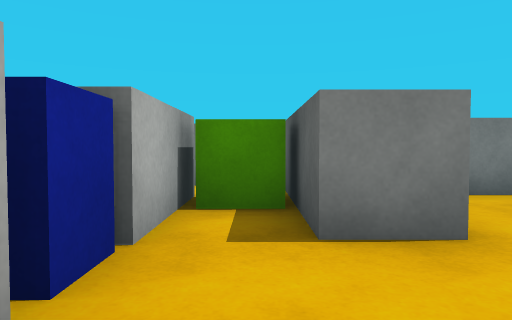
[1] (above)

14 first-person views from a walk through a Unity game level. The camera is 0.62 m above the floor, tilts 2° down and sees 70° across. The floor is counted in squares, 1 m on a side. Each view is taken from the middle of a square. On the plan, view 1 faces up. The plan holds only what a view shows up to about 10 squares ahead; the rest is blank. The place goes on beyond the plan. The player is left out. Surface patterns are stand-ins for the level's own textures.

[2]
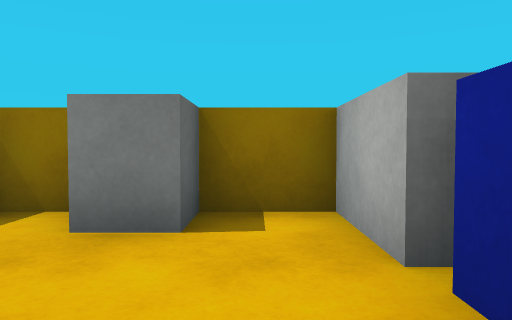

[3]
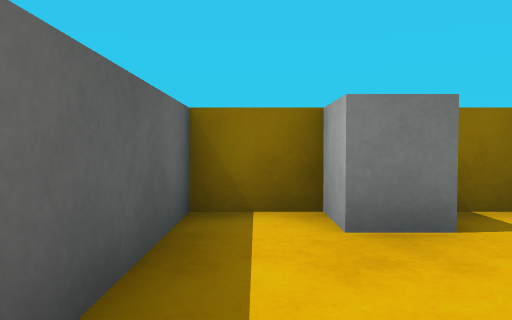

[4]
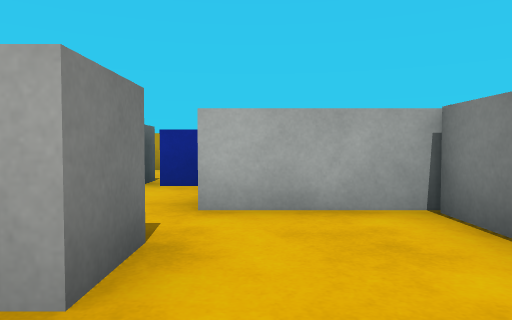

[5]
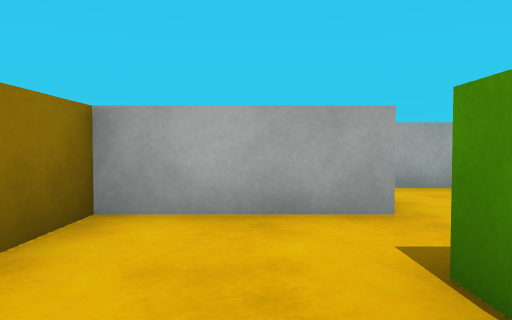

[6]
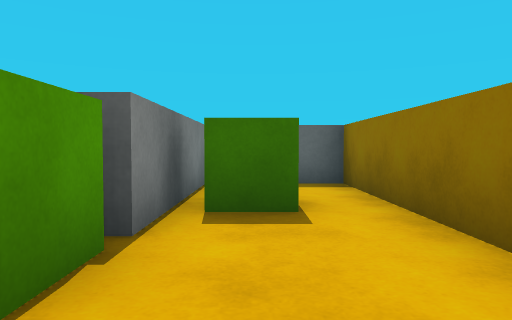

[7]
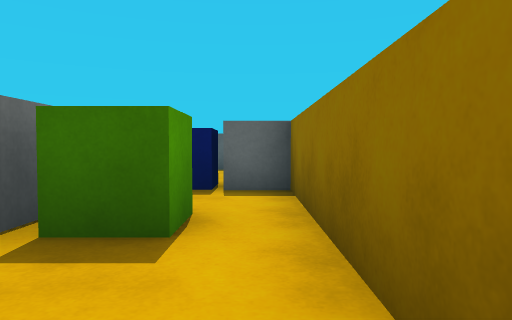

[8]
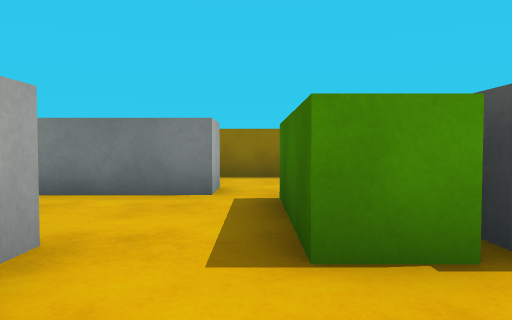

[9]
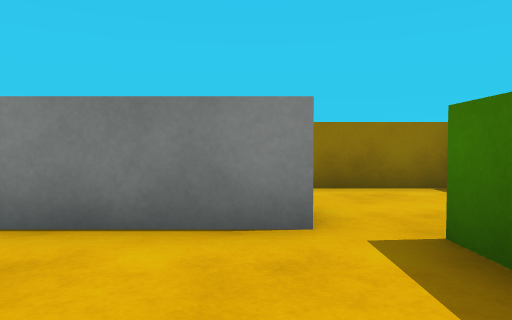

[10]
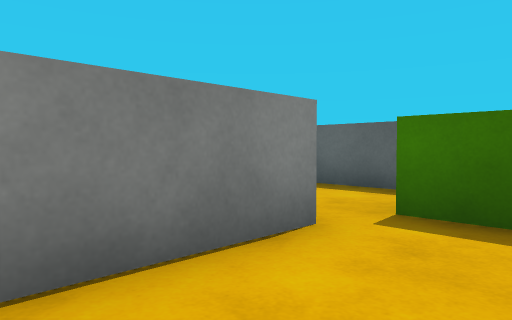

[11]
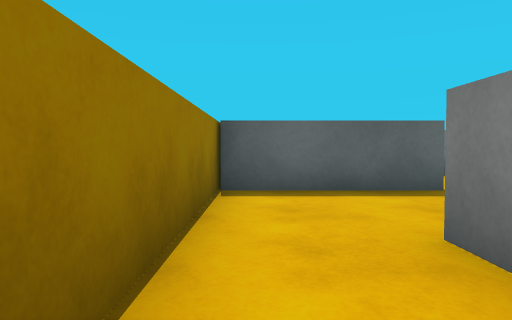

[12]
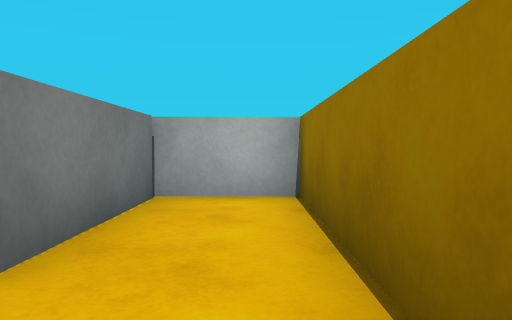

[13]
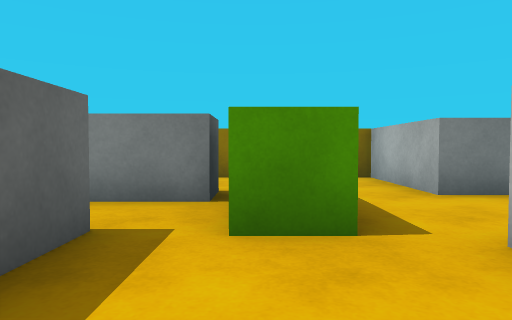

[14]
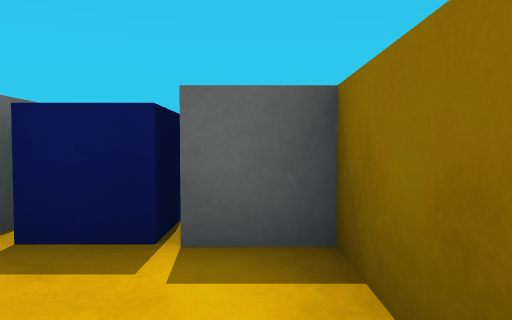

### Floor plan
Ten units are one square. View 1 is at (0, 0); x grows to the right and y downward. Boxes are objects, and circles mark ways between rooms. Rooms are numbered by the first view taken in them; rooms with no view inside come last. Other rooms are left out.
<svg viewBox="-30 -81 150 91">
<path fill="none" stroke="#000" d="M26 -47 14 -47 14 -24 4 -24 4 -51M-9 5 26 5 26 -23M109 -19 65 -19 65 -29M44 -47 26 -47M26 -23 36 -23 36 5 104 5M72 -42 72 -75M77 -76 14 -76 14 -57 44 -57 44 -47"/>
<rect x="-25" y="-15" width="20" height="20" fill="#bbb"><title>block</title></rect>
<rect x="-25" y="-25" width="20" height="20" fill="#bbb"><title>blue block</title></rect>
<rect x="-25" y="-35" width="20" height="10" fill="#bbb"><title>block</title></rect>
<rect x="-25" y="-75" width="20" height="20" fill="#bbb"><title>other object</title></rect>
<rect x="-15" y="-45" width="20" height="10" fill="#bbb"><title>green cube</title></rect>
<rect x="-15" y="-55" width="10" height="10" fill="#bbb"><title>block</title></rect>
<rect x="5" y="-5" width="10" height="10" fill="#bbb"><title>block</title></rect>
<rect x="55" y="-45" width="10" height="30" fill="#bbb"><title>green block</title></rect>
<rect x="75" y="-15" width="10" height="10" fill="#bbb"><title>green cube</title></rect>
<rect x="105" y="-5" width="10" height="10" fill="#bbb"><title>cube</title></rect>
<rect x="105" y="-15" width="10" height="10" fill="#bbb"><title>blue cube</title></rect>
<circle cx="30" cy="-35" r="3" fill="#2a7"/>
<circle cx="55" cy="-50" r="3" fill="#2a7"/>
<text x="0" y="-30">1</text>
<text x="70" y="-10">2</text>
<text x="40" y="-60">3</text>
</svg>
Room 1 opens to room 2. Room 2 opens to room 3.

Where each view was taken, in squares from view 1:
view 1: 0 up, 0 right, facing up
view 2: 3 up, 0 right, facing down
view 3: 3 up, 2 right, facing down
view 4: 3 up, 5 right, facing left
view 5: 1 up, 7 right, facing left
view 6: 1 up, 4 right, facing right
view 7: 0 up, 5 right, facing right
view 8: 0 up, 5 right, facing up
view 9: 2 up, 4 right, facing up
view 10: 3 up, 2 right, facing up-right
view 11: 7 up, 2 right, facing right
view 12: 7 up, 6 right, facing left
view 13: 7 up, 6 right, facing down
view 14: 0 up, 8 right, facing right
